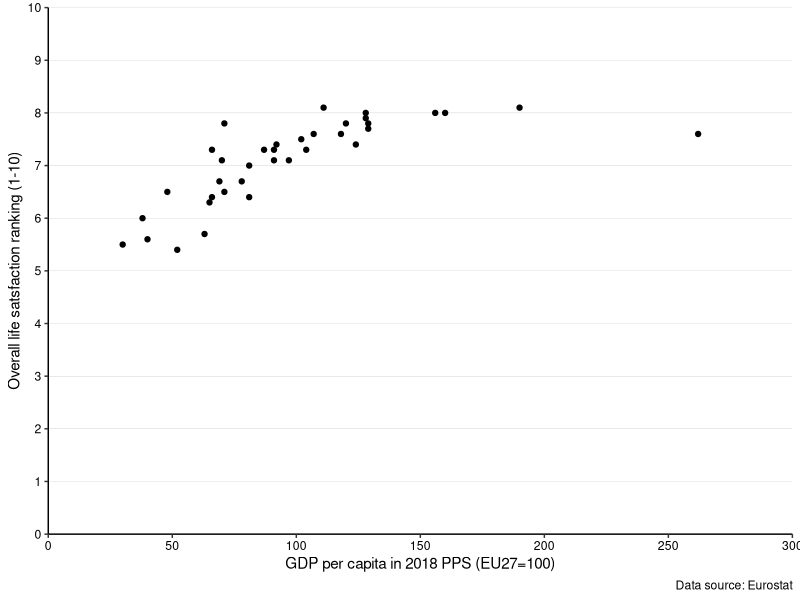
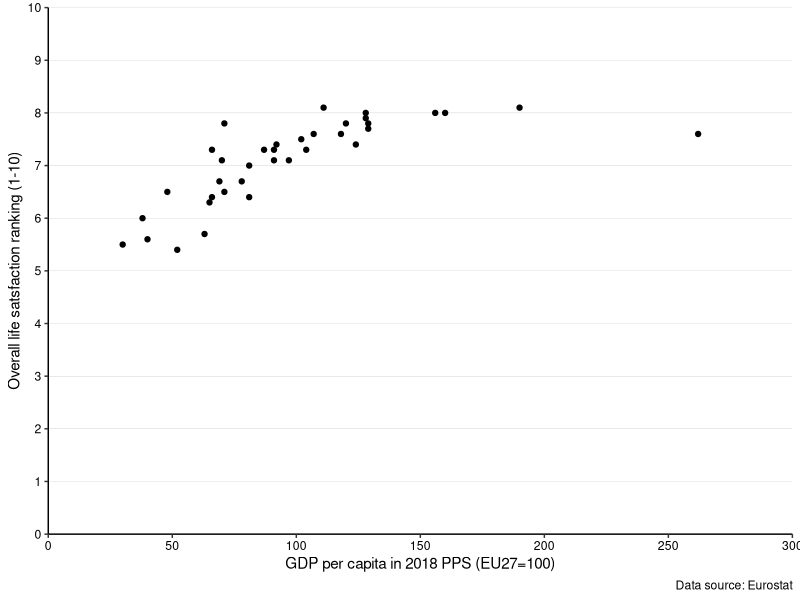

Write the R code that produced these figures, in order.
library(tidyverse)
library(readxl)
library(ggrepel)

# set working directory
setwd("C:\\Users\\hs17922\\Downloads\\Economic Data for UOB Students Handbook")

# Load Data from Eurostat
Life_Quality<-read_excel("Life quality.xlsx",sheet="R")
GDP<-read_excel("GDP in 2018 PPS.xlsx",sheet ="R")

# Tidy data
data<- merge(Life_Quality,GDP,by="Country")
data <- rename(data,GDP=Value)

# Plot graph
ggplot(data, aes(x=GDP,y=Life_sat))+
  geom_point()+
  labs(x="GDP per capita in 2018 PPS (EU27=100)",
       y="Overall life satsfaction ranking (1-10)",
       caption="Data source: Eurostat")+
  scale_y_continuous(expand=c(0,0),breaks=scales::extended_breaks(n=10),limits = c(0,10))+
  scale_x_continuous(expand=c(0,0),breaks = scales::extended_breaks(n=10),limits = c(0,300))+    
  theme(panel.background = element_rect(fill="white"))+
  theme(axis.line = element_line(colour = "black"))+
  theme(panel.grid.major.x = element_blank(),panel.grid.major.y = element_line(size=.1, color="grey"))+
  theme(axis.text.y = element_text(colour = "black"))+
  theme(axis.text.x = element_text(colour = "black"))+
  geom_label_repel(data=subset(data, Life_sat ==5.4|Country=="Albania"|Country=="Ireland"|Country=="United Kingdom"|Country=="Luxembourg"),aes(label=Country),min.segment.length=unit(0,"lines"),nudge_y=6)
  
  
ggsave("fig1.png")